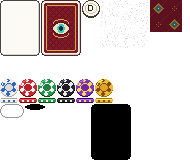
#> input picture src/IsaClient.Assets/Casino.png, 190 x 160 px
$ python make_pictures.py ../../src/IsaClient.Assets/Casino.png ../../src/IsaClient.Assets/Flags.png
#> lines starting #> are read from the running program, lines starting #| are printed output that depends on the picture
import sys
from PIL import Image
keyart, out = sys.argv[1], sys.argv[2]
k = Image.open(keyart).convert('RGB')
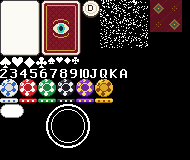
#> k: PIL image 190x160 RGB; mean R, G, B 58.2, 49.5, 48.3
print('keyart', k.size)
#| keyart (190, 160)
if k.width > 1600:
    k = k.resize((1600, k.height * 1600 // k.width), Image.LANCZOS)
k.save(out + '/GtaKeyArt.jpg', quality=92, optimize=True)
